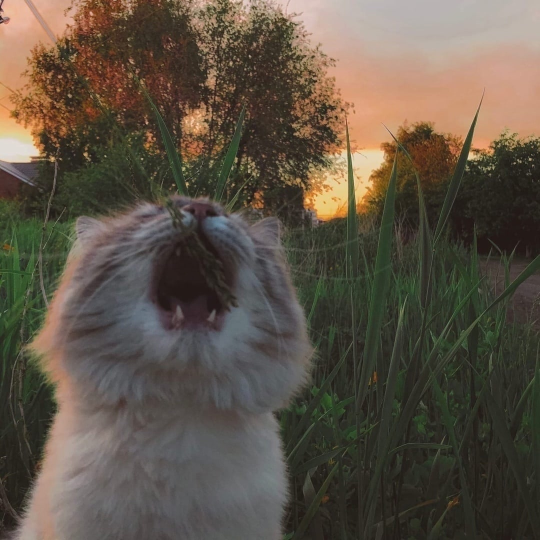
#> input picture images/cat.jpg, 1080 x 1080 px, found by its file name (shown at 1/2 size)
$ python modifiers.py
#> lines starting #> are read from the running program, lines starting #| are printed output that depends on the picture
import cv2 as _cv2
import numpy as _np


# [48 lines left out: function resize_with_aspect_ratio, not called in this run]


def downscale_with_aspect_ratio(orig, resize_key='outer', max_dimension=150):
    """
    Scales picture down if size exceeds give dimension.


    :param orig:


    :param resize_key: specify which axis to resize
    :type resize_key: float

    resize_key:
        #. `outer` : resize bigger axis
        #. `inner` : resize smaller axis
        #. `height`: check height size
        #. `width` : check width size
    :type: str


    :type resize_key: str

    :param max_dimension:
    :return:
    """
    h, w, c = orig.shape

    h_w_ratio = h / w
    w_h_ratio = w / h

    if h >= w and resize_key == 'outer' and h > max_dimension:
        new_h = max_dimension
        new_w = max_dimension * w_h_ratio

    elif w >= h and resize_key == 'outer' and w > max_dimension:
        new_w = max_dimension
        new_h = max_dimension * h_w_ratio

    elif resize_key == "height" and h > max_dimension:
        new_h = max_dimension
        new_w = max_dimension * w_h_ratio

    elif resize_key == "width" and w > max_dimension:
        new_w = max_dimension
        new_h = max_dimension * h_w_ratio

    elif h < w and resize_key == 'inner' and h < max_dimension:
        new_h = max_dimension
        new_w = max_dimension * w_h_ratio
    elif w < h and resize_key == 'inner' and w < max_dimension:
        new_w = max_dimension
        new_h = max_dimension * h_w_ratio
    else:
        return orig

    new_h = _np.round(new_h).astype(int)
    new_w = _np.round(new_w).astype(int)

    # print(f"Resize: kwarg: {kwarg}")
    # sequence = [imutils.resize(fr, **kwarg) for fr in sequence]
    if new_w < w or new_h < h:
        ret = _cv2.resize(orig, (new_w, new_h))
        return ret
    return orig


def squerify(img: _np.ndarray, /, offset: float = 0.0, *, type_="clip"):
    """
    Clip excessive fraction of image.

    :param img: 2d np.ndarry

    :param type_: Only 'clip' is supported

    :param offset_val: float
        Pan clip to side.
        Horizonatal: -1 is left, 1 is right.
        Vertical: -1 is up, 1 is down.

        Offset = 0 clips at center.

    :return:
    """

    is_3d = len(img.shape) == 3
    if is_3d:
        H, W, C = img.shape
    else:
        H, W = img.shape
        C = None

    if H == W:
        "Square already"
        return img

    if type_ == "clip":
        offset = abs(H - W)
        pos = (_np.clip(offset, -1, 1) + 1) / 2

        first = (offset * pos).round().astype(int)
        second = first - offset
        if second == 0:
            second = None

        if H > W:
            new_img = img[first:second, :]
        else:
            new_img = img[:, first:second]

        # print("new shape", new_img.shape)
        return new_img
    else:
        raise KeyError("Only clip supported")


__all__ = [
    'squerify',
    'resize_with_aspect_ratio',
    'downscale_with_aspect_ratio',
]


if __name__ == "__main__":
    import os
    img = _cv2.imread(os.path.join(os.path.dirname(__file__), "cat.jpg"))
#> img is the input picture: shape (1080, 1080, 3); mean B, G, R 70.4, 83.2, 93.5
    smol = downscale_with_aspect_ratio(img, max_dimension=400)
#> in downscale_with_aspect_ratio, `ret = _cv2.resize(orig, (new_w, new_h))`:
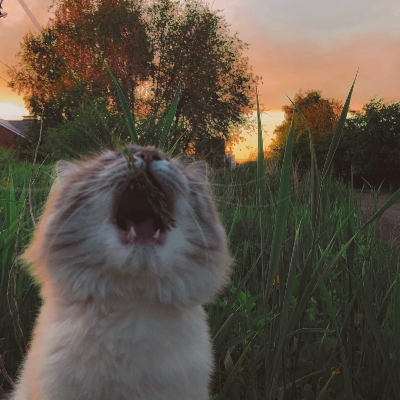
#> ret: shape (400, 400, 3); mean B, G, R 70.3, 83, 93.4
    smol2 = downscale_with_aspect_ratio(smol, max_dimension=600)
    img = smol[200:, :, :]
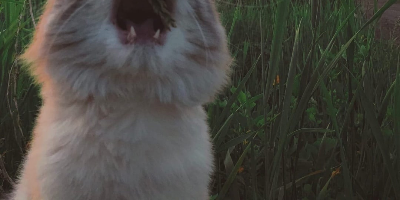
#> img: shape (200, 400, 3); mean B, G, R 63.9, 70.5, 71.7

    _cv2.imshow("Orig", img)
    _cv2.imshow("Smol", smol)
    _cv2.imshow("Smol600", smol2)

    sq = squerify(img, -1)
#> in squerify, `new_img = img[:, first:second]`:
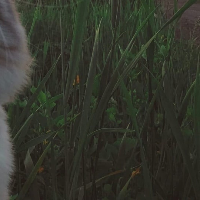
#> new_img: shape (200, 200, 3); mean B, G, R 43.3, 53.4, 51.2
    _cv2.imshow("Cat Square -1", sq)
    sq = squerify(img, 0)
    _cv2.imshow("Cat Square 0 ", sq)
    sq = squerify(img, 1)
    _cv2.imshow("Cat Square 1", sq)
    _cv2.waitKey()
